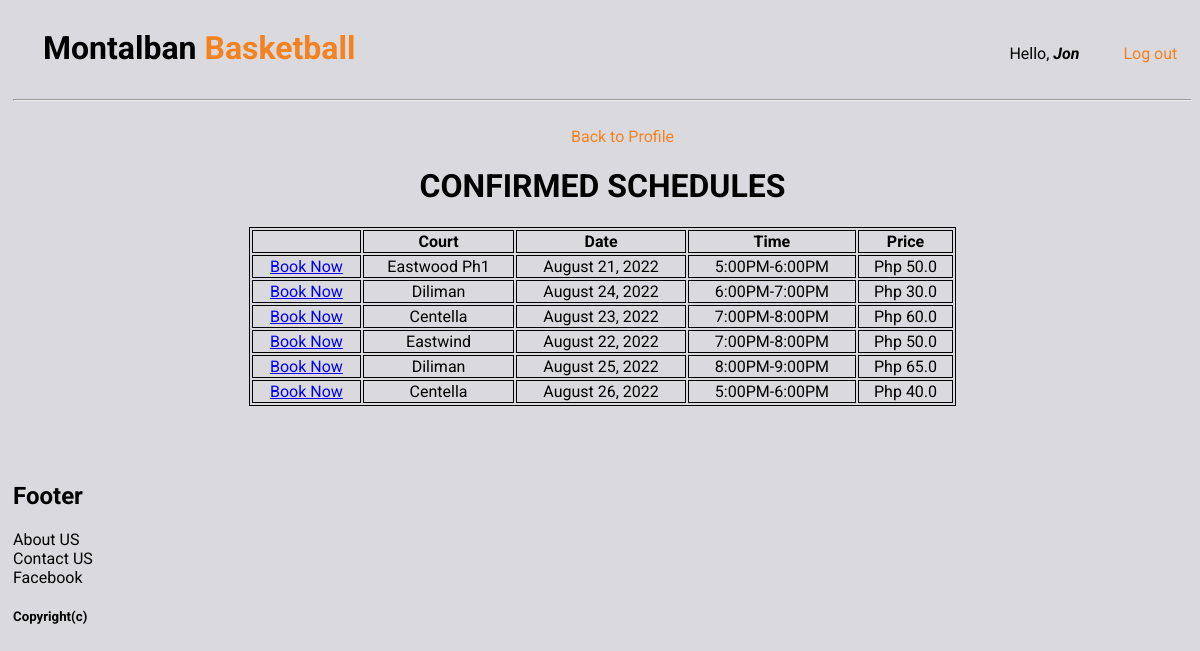
/sched/ (signed in), run on the app's committed database.
### gametime/models.py (models this page shows, shortened)
class Schedule(models.Model):
	COURTS = (
		('Eastwood Ph1', 'Eastwood Ph1'),
		('Eastwood Ph2', 'Eastwood Ph2'),
		('Diliman', 'Diliman'),
		('Eastwind', 'Eastwind'),
		('Centella', 'Centella'),
		)
	TIME = (
		('5:00PM-6:00PM', '5:00PM-6:00PM'),
		('6:00PM-7:00PM', '6:00PM-7:00PM'),
		('7:00PM-8:00PM', '7:00PM-8:00PM'),
		('8:00PM-9:00PM', '8:00PM-9:00PM'),
		)
	court = models.CharField(max_length=200, null=True,blank=True, choices=COURTS)
	schedule = models.CharField(max_length=200, null=True, blank=True, choices=TIME)
	statman = models.CharField(max_length=200, blank=True, null=True)
	price = models.FloatField(null=True, blank=True,)
	date = models.CharField(max_length=200, blank=True, null=True)

### gametime/views.py (the view)
# urls.py: path('sched/', views.Schedgames, name='Schedgames'),
@login_required(login_url='login')
def Schedgames(request):
    schedules =  Schedule.objects.all()
    all_scheds=[]
    for cutie in range(len(schedules)):
        all_scheds.append(schedules[cutie])
    index_all_scheds = len(all_scheds)
    return render(request,'gametime/schedules.html', {'schedules': schedules})

### gametime/templates/gametime/schedules.html
 {% extends 'gametime/main.html' %}
 {% block content %}
	<br>
        <div style="font-family: roboto" align="center" >
            <div class="col-md">
                <div class="card card-body">
                    <span style="margin-left: 40px"><a style="color: #f58220; text-decoration: none; font-family: roboto;" href="{% url 'PlayerProf' %}">Back to Profile</a></span>
                    <h1 align="center" style="font-family: roboto;">CONFIRMED SCHEDULES</h1>
                </div>
                <div style="padding-bottom: 20px;">
                    <table  style="width:60%" class="table">
                        <tr>
                            <th></th>
                            <th align="center">Court</th>
                            <th align="center">Date</th>
                            <th align="center">Time</th>
                            <th align="center">Price</th>
                        </tr>
                        {% for i in schedules %}
                            <tr>
                                <td><a href="{% url 'create_booking' %}">Book Now</a></td>
                                <td align="center">{{i.court}}</td>
                                <td align="center">{{i.date}}</td>
                                <td align="center">{{i.schedule}}</td>
                                <td align="center">Php {{i.price}}</td>
                            </tr>
                        {% endfor %}
                    </table>
                </div>
            </div>
        </div>
        <br>
        <br>
 {% endblock %}

### gametime/templates/gametime/main.html (shortened to what this page needs)
<!DOCTYPE html>
<html>
<head>
</head>
<body style="background-color:#dadade; padding-left: 5px;">
<div style="margin-bottom:10px">
	<div style="display:inline-block;"><h1 style="display: inline-block;margin-right: 650px; margin-left: 30px; font-family: Roboto;">Montalban <span style="color:#f58220;">Basketball</span></h1>
	</div>
	<div align="center" style="display: inline-block;font-family: roboto;">Hello, <b><i>{{request.user}}</i></b>
	<p style="display: inline-block; "><span style="margin-left: 40px; color:#f58220; font-family: roboto"><a style="color: #f58220; text-decoration: none;" href="{% url 'logout' %}">Log out</a></span></p>
	</div>
</div>
<hr>
	{%block content%}
	{% endblock %}
	<div style="font-family: roboto"><h2>Footer</h2>
	<p>About US</p>
	<p>Contact US</p>
	<p>Facebook</p>
	<h5>Copyright(c)</h5></div>
</body>
</html>

### gametime/templates/gametime/main.html (style rules this page uses)
table, th, td { border: 1px solid black; text-align: center; }
p { margin: 0; }

### data on the page
Schedule: court "Eastwood Ph1", date "August 21, 2022", schedule "5:00PM-6:00PM", price "50.0"
Schedule: court "Diliman", date "August 24, 2022", schedule "6:00PM-7:00PM", price "30.0"
Schedule: court "Centella", date "August 23, 2022", schedule "7:00PM-8:00PM", price "60.0"
Schedule: court "Eastwind", date "August 22, 2022", schedule "7:00PM-8:00PM", price "50.0"
Schedule: court "Diliman", date "August 25, 2022", schedule "8:00PM-9:00PM", price "65.0"
Schedule: court "Centella", date "August 26, 2022", schedule "5:00PM-6:00PM", price "40.0"

### other printed values
{{ request.user }} "Jon"
